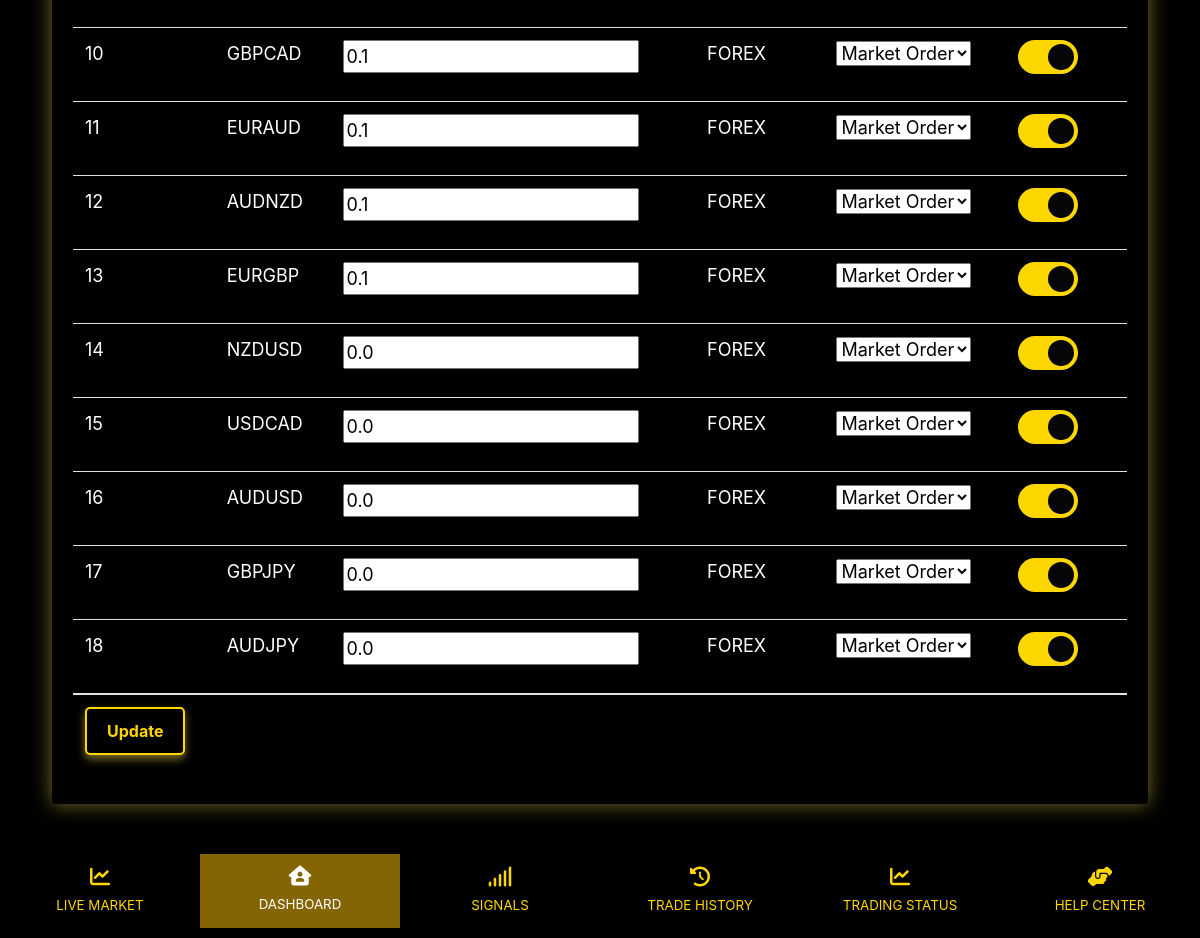
Page /dashboard/ (signed in, lower part) on the earlier database version.
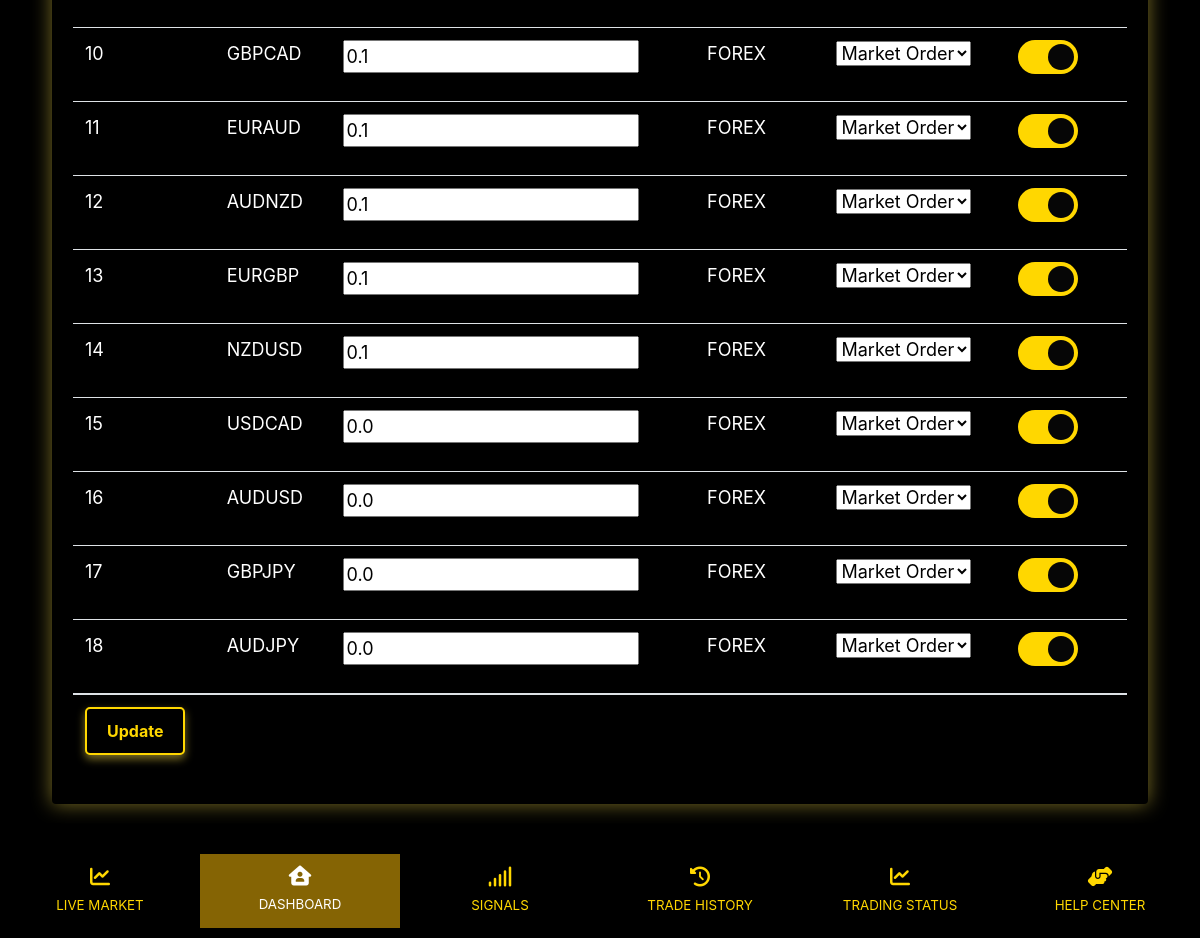
Same page on the later database version.
### myapp/models.py (models this page shows)
class Client_SYMBOL_QTY(models.Model):
    client_id = models.CharField(max_length=50, blank=True, null=True)
    SYMBOL = models.CharField(max_length=50, blank=True, null=True)
    QUANTITY = models.FloatField(null=True, blank=True)
    trade = models.CharField(max_length=50, blank=True, null=True)
    created_at = models.DateTimeField(auto_now_add=True)

### myapp/views.py (the view, shortened to what this page needs)
# urls.py: path('dashboard/',views.client_dashboard, name='client_dashboard'),
def client_dashboard(request):
    try:
        user_id = request.session.get('user_id')
        client_user = ClientDetail.objects.get(user_id=user_id)
        current_date = timezone.now().date()
        filtered_signals = Client_SYMBOL_QTY.objects.filter(client_id = user_id)
        return render(request,'client_dashboard.html',{'signals':filtered_signals})
    except:
        return redirect('login')

### myapp/templates/client_dashboard.html (shortened to what the changed rows need)
{% extends "client_base.html" %}
{% block main %}
<div class="content">
        <div class="col-md-12">
          <div class="card">
            <div class="card-body">
              <div class="table-responsive table-container">
                <form method="post" >
                  <table class="table tablesorter" id="signalsTable">
                    <tbody>
              <tr>
                  <td>14</td>
                  <td>NZDUSD</td>
                  {% for s in signals %}
                    {% if "NZDUSD" == s.SYMBOL%}
                      <td><input type="text" name="QUANTITY14" value="{{s.QUANTITY}}"></td>
                  <td>FOREX</td>
                  <td>
                    <select name="ORDER_TYPE14">
                      <option value="Market">Market Order</option>
                    </select>
                  </td>
                  <td>
                    <label class="switch"><input type="checkbox" name="TRADING14" {% if s.trade == 'on' %} checked {% endif %}>
                      <span class="slider round"></span>
                    </label>
                  </td>
                  {% endif %}
                {% endfor %}
              </tr>
                    </tbody>
                  </table>
                </form>
              </div>
            </div>
    </div>
    {% endblock %}

Differences in the rows shown:
changed Client_SYMBOL_QTY (number 5 of 9 on the later page): QUANTITY14 "0.0" → "0.1"
